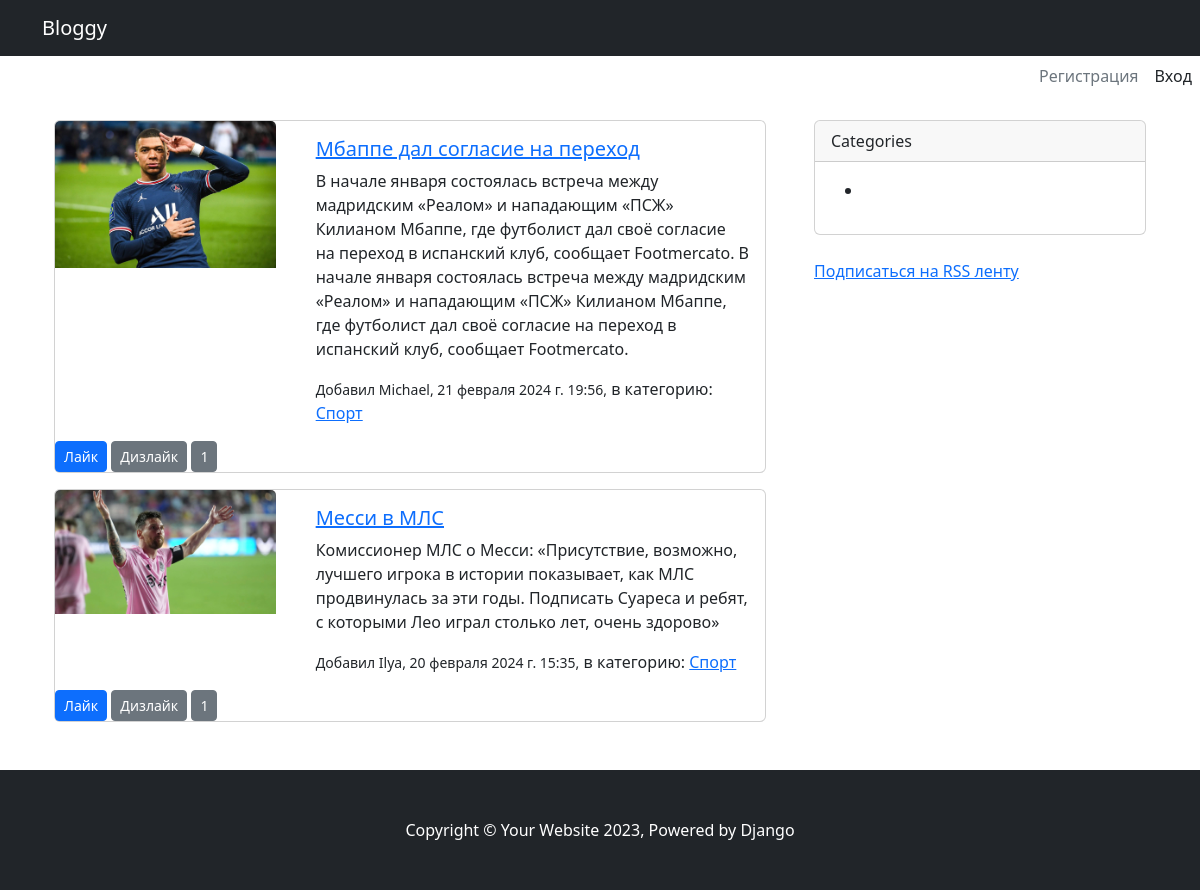
Screenshot of /category/sport/ with the database file from the repository.
### apps/blog/models.py (models this page shows, shortened)
class Post(models.Model):
    STATUS_OPTIONS = (
        ('published', 'Опубликовано'),
        ('draft', 'Черновик')
    )
    title = models.CharField(verbose_name='Название записи', max_length=255)
    slug = models.SlugField(verbose_name='URL', max_length=255, blank=True)
    description = RichTextField(verbose_name='Краткое описание', max_length=500)
    text = RichTextField(verbose_name='Полный текст записи')
    category = TreeForeignKey('Category', on_delete=models.PROTECT, related_name='posts', verbose_name='Категория')
    thumbnail = models.ImageField(
        verbose_name='Изображение записи',
        blank=True,
        upload_to='images/thumbnails/%Y/%m/%d/',
        validators=[FileExtensionValidator(allowed_extensions=('png', 'jpg', 'webp', 'jpeg', 'gif'))]
    )
    upload_to = 'images/thumbnails/%Y/%m/%d/',
    status = models.CharField(choices=STATUS_OPTIONS, default='published', verbose_name='Статус записи', max_length=10)
    create = models.DateTimeField(verbose_name='Время добавления', default=timezone.now)
    author = models.ForeignKey(to=User, verbose_name='Автор', on_delete=models.SET_DEFAULT, related_name='author_posts',
                               default=1)
    updater = models.ForeignKey(to=User, verbose_name='Обновил', on_delete=models.SET_NULL, null=True,
                                related_name='updater_posts', blank=True)
    fixed = models.BooleanField(verbose_name='Прикреплено', default=False)
    objects = models.Manager()
    custom = PostManager()
    tags = TaggableManager()
    class Meta:
        db_table = 'blog_post'
        ordering = ['-fixed', '-create']
        indexes = [models.Index(fields=['-fixed', '-create', 'status'])]
        verbose_name = 'Статья'
        verbose_name_plural = 'Статьи'
    def get_absolute_url(self):
        return reverse('post_detail', kwargs={'slug': self.slug})
    def get_sum_rating(self):
        return sum([rating.value for rating in self.ratings.all()])

class Category(MPTTModel):
    title = models.CharField(max_length=255, verbose_name='Название категории')
    slug = models.SlugField(max_length=255, verbose_name='URL категории', blank=True)
    description = models.TextField(verbose_name='Описание категории', max_length=300)
    parent = TreeForeignKey(
        'self',
        on_delete=models.CASCADE,
        null=True,
        blank=True,
        db_index=True,
        related_name='children',
        verbose_name='Родительская категория'
    )
    class MPTTMeta:
        order_insertion_by = ('title',)
    class Meta:
        verbose_name = 'Категория'
        verbose_name_plural = 'Категории'
        db_table = 'app_categories'
    def get_absolute_url(self):
        return reverse('post_by_category', kwargs={'slug': self.slug})

class Rating(models.Model):
    post = models.ForeignKey(to=Post, verbose_name='Запись', on_delete=models.CASCADE, related_name='ratings')
    user = models.ForeignKey(to=User, verbose_name='Пользователь', on_delete=models.CASCADE, blank=True, null=True)
    value = models.IntegerField(verbose_name='Значение', choices=[(1, 'Нравится'), (-1, 'Не нравится')])
    time_create = models.DateTimeField(verbose_name='Время добавления', auto_now_add=True)
    ip_address = models.GenericIPAddressField(verbose_name='IP Адрес')
    class Meta:
        unique_together = ('post', 'ip_address')
        ordering = ('-time_create',)
        indexes = [models.Index(fields=['-time_create', 'value'])]
        verbose_name = 'Рейтинг'
        verbose_name_plural = 'Рейтинги'

### apps/blog/views.py (the view)
# urls.py: path('category/<str:slug>/', PostFromCategory.as_view(), name="post_by_category"),
class PostFromCategory(ListView):
    model = Post
    template_name = 'blog/post_list.html'
    context_object_name = 'posts'
    category = None
    paginate_by = 7
    queryset = Post.custom.all()
    def get_queryset(self):
        self.category = Category.objects.get(slug=self.kwargs['slug'])
        queryset = Post.objects.filter(category__slug=self.category.slug)
        if not queryset:
            sub_cat = Category.objects.filter(parent=self.category)
            queryset = Post.objects.filter(category__in=sub_cat)
        return queryset
    def get_context_data(self, **kwargs):
        context = super().get_context_data(**kwargs)
        context['title'] = f'Записи из категории: {self.category.title}'
        return context

### templates/blog/post_list.html (shortened to what this page needs)
{% extends 'main.html' %}
{% block content %}
    {% load static %}
    {% for post in posts %}
        <div class="card mb-3">
            <div class="row">
                <div class="col-4">
                    <img src="{{ post.thumbnail.url }}" class="card-img-top" alt="{{ post.title }}">
                </div>
                <div class="col-8">
                    <div class="card-body">
                        <h5 class="card-title">
                            <a href="{{ post.get_absolute_url }}">{{ post.title }}</a>
                        </h5>
                        <p class="card-text">{{ post.description|safe }}</p>
                        <small>Добавил {{ post.author.username }}, {{ post.create }},</small>
                        в категорию: <a href="{{ post.category.get_absolute_url }}">{{ post.category.title }}</a>
                    </div>
                </div>
                <div class="rating-buttons">
                    <button class="btn btn-sm btn-primary" data-post="{{ post.id }}" data-value="1">Лайк</button>
                    <button class="btn btn-sm btn-secondary" data-post="{{ post.id }}" data-value="-1">Дизлайк
                    </button>
                    <button class="btn btn-sm btn-secondary rating-sum">{{ post.get_sum_rating }}</button>
                </div>
            </div>
        </div>
    {% endfor %}
{% endblock %}

### rows the page displays
Post: thumbnail (picture), title "Мбаппе дал согласие на переход", description "В начале января состоялась встреча между мадридским «Реалом» и нападающим «ПСЖ» Килианом Мбаппе, где футболист дал своё согласие на переход в испанский клуб, сообщает Footmercato. В начале января состоялась встреча между мадридским «Реалом» и нападающим «ПСЖ» Килианом Мбаппе, где футболист дал своё согласие на переход в испанский клуб, сообщает Footmercato.", author.username "Michael", create "21 февраля 2024 г. 19:56", category "Спорт", get_sum_rating "1"
Post: thumbnail (picture), title "Месси в МЛС", description "Комиссионер МЛС о Месси: «Присутствие, возможно, лучшего игрока в истории показывает, как МЛС продвинулась за эти годы. Подписать Суареса и ребят, с которыми Лео играл столько лет, очень здорово»", author.username "Ilya", create "20 февраля 2024 г. 15:35", category "Спорт", get_sum_rating "1"
